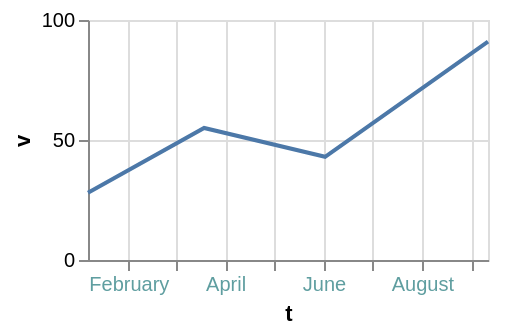

Here is the Vega-Lite specification saved for this chart:
### Vega-Lite specification from a JSON file in a GitHub repository (floating-point values rounded to 4 significant figures)
{"$schema": "https://vega.github.io/schema/vega-lite/v6.json", "width": 200, "height": 120, "data": {"values": [{"c": "alpha", "v": 28, "w": 3, "t": "2024-01-07"}, {"c": "beta", "v": 55, "w": 7, "t": "2024-03-19"}, {"c": "gamma", "v": 43, "w": 5, "t": "2024-06-02"}, {"c": "delta", "v": 91, "w": 9, "t": "2024-09-11"}]}, "mark": "line", "encoding": {"x": {"field": "t", "type": "temporal", "axis": {"labelColor": "cadetblue"}}, "y": {"field": "v", "type": "quantitative"}}}
